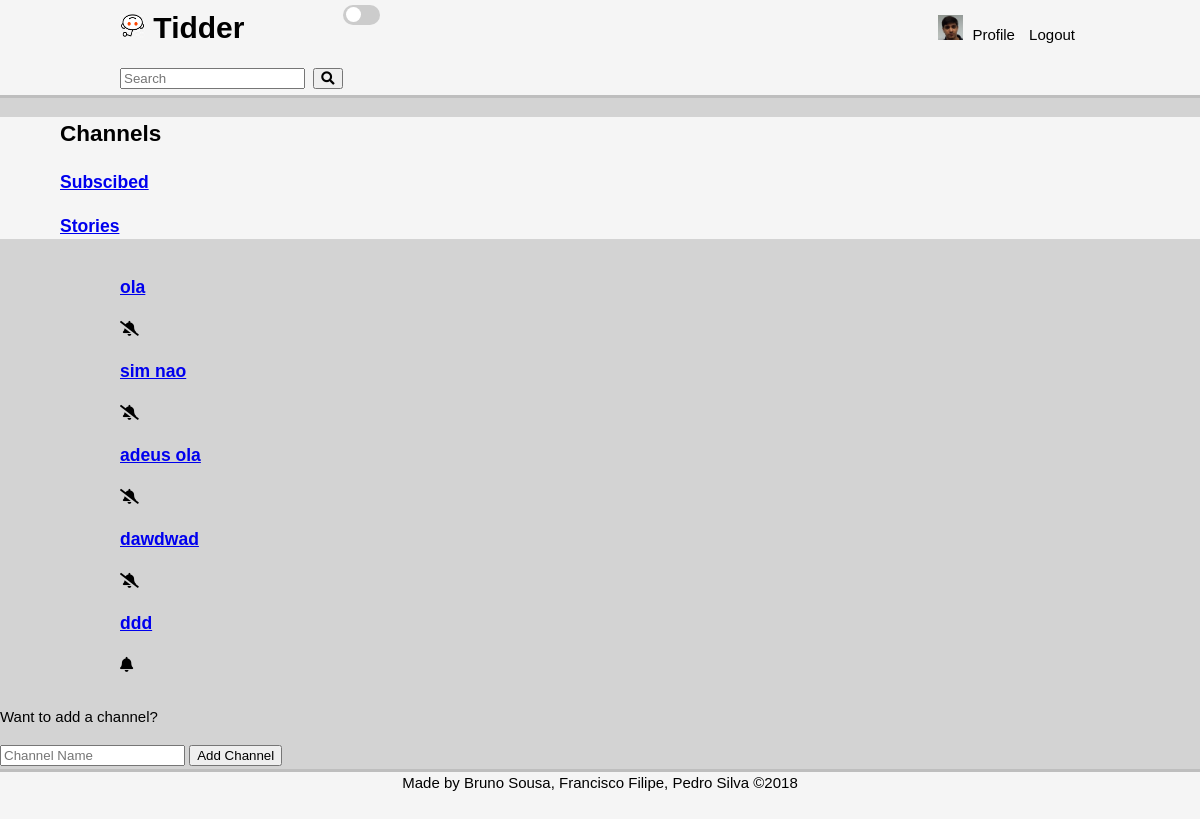
Screenshot of /pages/channels.php (signed in) with the database file from the repository.
### tables this page shows
CREATE TABLE channel(
	channel_id INTEGER NOT NULL PRIMARY KEY AUTOINCREMENT,
	channel_name VARCHAR NOT NULL UNIQUE
);

### pages/channels.php (called while the page is built, shortened)
<?php
	include_once('../templates/tpl_common.php');
	include_once('../templates/tpl_channels.php');
	include_once('../database/db_channel.php');
	$channels = getAllChannels();
	if(isset($_SESSION["user_id"])){
		$subscribed = getAllSubscribedChannel($_SESSION["user_id"]);
		for($i = 0; $i < count($channels); $i++)
		{
			$found = false;
			for($j = 0; $j < count($subscribed); $j++)
				if($subscribed[$j]["channel_name"] == $channels[$i]["channel_name"]){
					$found = true;
					break;
				}
			if($found)
				$channels[$i]["subscribed"] = true;
			else $channels[$i]["subscribed"] = false;
		}
	}
	draw_channels($channels);
?>

### database/db_channel.php (called while the page is built, shortened)
<?php
	function getAllChannels() {
		$db = Database::instance()->db();
		$stmt = $db->prepare('SELECT * FROM channel');
		$stmt->execute();
		return $stmt->fetchAll();
	}
?>

### templates/tpl_channels.php (the view, shortened to what this page needs)
<?php
	function draw_channels($channels){ ?>
		<section id="stories">
			<header>
				<h2>Channels</h2>
				<h3><a href="stories.php?subscribed=true">Subscibed</a></h3>
				<h3><a href="stories.php">Stories</a></h3>
			</header>
			<div class = "container">
				<ol>
				<?php
					foreach($channels as $channel)
						draw_channel($channel);
				?>
				</ol>
			</div>
		<?php if((isset($_SESSION['user_id']))) { ?>
				<p>Want to add a channel?</p>
				<form method="post" action="../actions/action_add_channel.php">
					<input type="text" name="name" placeholder="Channel Name" required>
					<input type="submit" value="Add Channel">
				</form>
		<?php } else { ?>
			<p>Want to add a channel? <a href='../pages/login.php?redirect=<?=urlencode($page)?>'>Login</a> or <a href='../pages/signup.php?redirect=<?=urlencode($page)?>'>Signup</a></p>
		<?php }
	}
	function draw_channel($channel){ ?>
		<li>
			<div class="channel">
			<h3><a href="stories.php?channel=<?=urlencode($channel['channel_name'])?>"><?=$channel['channel_name']?></a></h3>
			<?php if(isset($_SESSION['user_id'])) {
					if($channel["subscribed"]) { ?>
						<div class="unsubscribe" role="button" data-id="<?=$channel['channel_id']?>"><i class="fas fa-bell-slash"></i></div>
					<?php } else { ?>
						<div class="subscribe" role="button" data-id="<?=$channel['channel_id']?>"><i class="fas fa-bell"></i></div>
					<?php }
				} ?>
			</div>
		</li>
	<?php }
		global $channel_name;?>

### css/style.css (style rules this page uses)
:root { --main-bg-color: #eee; --section-login-bg-color: white; --section-login-border-color: #ddd; --section-login-footer-bg-color: #eef; --button-bg-color: #bbf; --button-hover-bg-color: #aaf; --grey-shade-0: #f9f9f9; --grey-shade-1: #f5f5f5; --grey-shade-1-5: #efefef; --grey-shade-2: #d3d3d3; --grey-shade-3: #bebebe; --grey-shade-4: #a9a9a9; --grey-shade-5: #808080; --grey-shade-6: #505050; }
html, body { height: 100%; margin: 0; }
body.light { --main-bg: var(--grey-shade-2); --writing-bg: var(--grey-shade-1); --hover-bg: var(--grey-shade-2); --border-color: var(--grey-shade-3); --main-font-color: black; }
body { background-color: var(--main-bg); font: 15px/1.5 Arial, Helvetica, sans-serif; padding: 0; position: relative; }
h2, h3, h5,p { color: var(--main-font-color); }
.container { width: 80%; margin: 0px auto; overflow: hidden; min-height: 100%; position: relative; }
body > .wrapper > #stories > header { padding-left: 5%; background-color: var(--writing-bg); }
ol { list-style-type: none; padding: 0; }

### rows the page displays
channel: channel_name "ola"
channel: channel_name "sim nao"
channel: channel_name "adeus ola"
channel: channel_name "dawdwad"
channel: channel_name "ddd"
